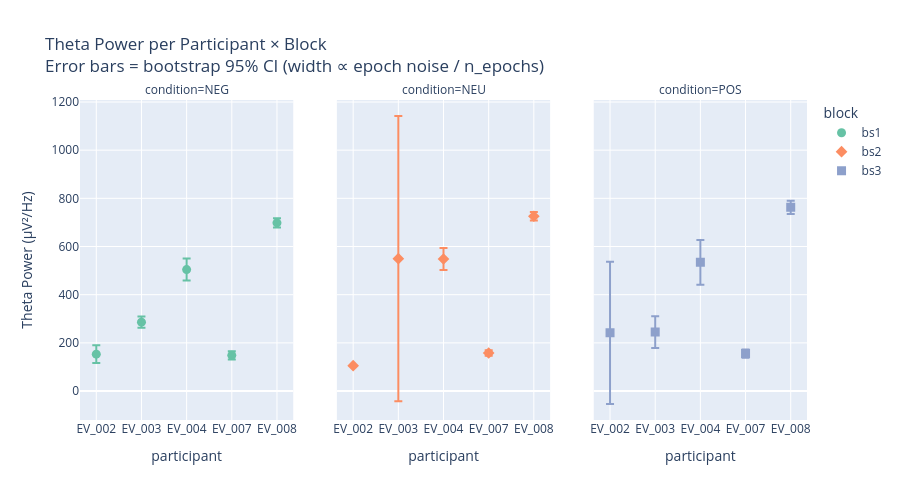

Here is the notebook cell this chart was saved with:
### Markdown cell above
### Finding — `y_var` is a Bootstrap CI half-width, not variance

The pipeline chain is:
1. **`psd_analyzer`** computes per-epoch PSDs → stores `y_var = SEM` across 30 s epochs
2. **`bootstrap_analyzer`** resamples those epoch means → **overwrites** `y_var` with the bootstrap CI half-width (`max(|CI_upper − mean|, |mean − CI_lower|)`)
3. **`concatenating_processor`** merges conditions → passes `y_var` through unchanged

So `theta_var` in `theta_flat` is the **bootstrap CI half-width**, not a variance, not an epoch std.
The actual per-epoch values exist as bootstrap input but are **not saved to disk**.

The `variance_check` cell above was comparing two unrelated things:
- `computed_var` = variance of the 3 block means (across bs1/bs2/bs3)
- `reported_var` = bootstrap CI half-width *within* one block

**What the scatter below does:**
Plots each block's mean theta with the correct bootstrap CI as error bars —
wide CI = many noisy 30 s epochs or very few epochs → unreliable mean.

### Code cell
# --- Theta mean + bootstrap CI per participant × block (condition) ---
# theta_var = bootstrap CI half-width (NOT epoch variance or epoch std).
# ci_lower / ci_upper are the actual 95% CI bounds from the bootstrap step.
# Wide CI = many noisy 30 s epochs or very few epochs → extreme theta means unreliable.

ci_rows = []
for pid in ALL_PIDS:
    plots_dir = BASE_ALL / pid / "plots"
    if not plots_dir.exists():
        continue
    for bs in ["bs1", "bs2", "bs3"]:
        f = plots_dir / f"{pid}_eeg_psd_epochs_{bs}_eeg_theta_bs.parquet"
        if not f.exists():
            continue
        df = pl.read_parquet(f)
        for row in df.iter_rows(named=True):
            ci_rows.append({
                "participant": pid,
                "block": bs,
                "condition": str(row.get("condition") or "?"),
                "theta": float((row.get("y_data") or [None])[0] or 0),
                "ci_half": float((row.get("y_var") or [None])[0] or 0),
                "ci_lo": float((row.get("ci_lower") or [None])[0] or 0),
                "ci_hi": float((row.get("ci_upper") or [None])[0] or 0),
            })

theta_ci = pl.DataFrame(ci_rows).with_columns(
    (pl.col("ci_hi") - pl.col("ci_lo")).alias("ci_width")
)

# Flag blocks where CI width > 2× median (unstable bootstrap = noisy/few epochs)
med_ci = theta_ci["ci_width"].median()
wide_ci = theta_ci.filter(pl.col("ci_width") > 2 * med_ci)
if wide_ci.height > 0:
    print(f"Wide-CI blocks (ci_width > 2× median={med_ci:.1f} µV²/Hz):")
    display(wide_ci.select(["participant", "block", "condition", "theta", "ci_width"]).sort("ci_width", descending=True))

fig = px.scatter(
    theta_ci.to_pandas(),
    x="participant", y="theta",
    error_y="ci_half",
    color="block",
    facet_col="condition",
    facet_col_spacing=0.06,
    symbol="block",
    hover_data=["block", "ci_lo", "ci_hi", "ci_width"],
    title="Theta Power per Participant × Block<br>Error bars = bootstrap 95% CI (width ∝ epoch noise / n_epochs)",
    labels={"theta": "Theta Power (µV²/Hz)", "ci_half": "Bootstrap CI half-width"},
    color_discrete_sequence=px.colors.qualitative.Set2,
    category_orders={"block": ["bs1", "bs2", "bs3"]},
)
fig.update_traces(marker_size=9, error_y_thickness=2)
fig.update_layout(height=500)
fig.show()

### Figure 1 — Plotly figure (JSON) as saved in the notebook; plotly's stock layout.template omitted (floating-point values rounded to 4 significant figures)
{"data": [{"customdata": [["bs1", 116.2, 173.1, 56.85], ["bs1", 262.3, 309.6, 47.23], ["bs1", 465.7, 549.8, 84.12], ["bs1", 130.7, 161.3, 30.56], ["bs1", 680.0, 717.4, 37.39]], "error_y": {"array": [36.82, 23.62, 45.68, 17.44, 19.01], "thickness": 2}, "hovertemplate": "block=%{customdata[0]}<br>condition=NEG<br>participant=%{x}<br>Theta Power (µV²/Hz)=%{y}<br>ci_lo=%{customdata[1]}<br>ci_hi=%{customdata[2]}<br>ci_width=%{customdata[3]}<extra></extra>", "legendgroup": "bs1", "marker": {"color": "rgb(102,194,165)", "size": 9, "symbol": "circle"}, "mode": "markers", "name": "bs1", "orientation": "v", "showlegend": true, "type": "scatter", "x": ["EV_002", "EV_003", "EV_004", "EV_007", "EV_008"], "xaxis": "x", "y": [153.0, 286.0, 504.2, 148.1, 698.4], "yaxis": "y"}, {"customdata": [["bs2", 104.5, 105.9, 1.333], ["bs2", 240.2, 1142.0, 901.7], ["bs2", 516.8, 594.1, 77.24], ["bs2", 150.0, 169.2, 19.21], ["bs2", 713.6, 743.4, 29.88]], "error_y": {"array": [0.6667, 592.4, 46.0, 11.45, 17.87], "thickness": 2}, "hovertemplate": "block=%{customdata[0]}<br>condition=NEU<br>participant=%{x}<br>Theta Power (µV²/Hz)=%{y}<br>ci_lo=%{customdata[1]}<br>ci_hi=%{customdata[2]}<br>ci_width=%{customdata[3]}<extra></extra>", "legendgroup": "bs2", "marker": {"color": "rgb(252,141,98)", "size": 9, "symbol": "diamond"}, "mode": "markers", "name": "bs2", "orientation": "v", "showlegend": true, "type": "scatter", "x": ["EV_002", "EV_003", "EV_004", "EV_007", "EV_008"], "xaxis": "x2", "y": [105.2, 549.4, 548.1, 157.8, 725.6], "yaxis": "y2"}, {"customdata": [["bs3", 91.09, 536.9, 445.8], ["bs3", 208.9, 310.2, 101.3], ["bs3", 441.4, 581.6, 140.2], ["bs3", 138.2, 165.3, 27.08], ["bs3", 735.4, 782.9, 47.48]], "error_y": {"array": [295.4, 65.57, 92.87, 17.09, 27.1], "thickness": 2}, "hovertemplate": "block=%{customdata[0]}<br>condition=POS<br>participant=%{x}<br>Theta Power (µV²/Hz)=%{y}<br>ci_lo=%{customdata[1]}<br>ci_hi=%{customdata[2]}<br>ci_width=%{customdata[3]}<extra></extra>", "legendgroup": "bs3", "marker": {"color": "rgb(141,160,203)", "size": 9, "symbol": "square"}, "mode": "markers", "name": "bs3", "orientation": "v", "showlegend": true, "type": "scatter", "x": ["EV_002", "EV_003", "EV_004", "EV_007", "EV_008"], "xaxis": "x3", "y": [241.5, 244.7, 534.2, 155.3, 762.5], "yaxis": "y3"}], "layout": {"annotations": [{"font": {}, "showarrow": false, "text": "condition=NEG", "x": 0.1467, "xanchor": "center", "xref": "paper", "y": 1, "yanchor": "bottom", "yref": "paper"}, {"font": {}, "showarrow": false, "text": "condition=NEU", "x": 0.5, "xanchor": "center", "xref": "paper", "y": 1, "yanchor": "bottom", "yref": "paper"}, {"font": {}, "showarrow": false, "text": "condition=POS", "x": 0.8533, "xanchor": "center", "xref": "paper", "y": 1, "yanchor": "bottom", "yref": "paper"}], "height": 500, "legend": {"title": {"text": "block"}, "tracegroupgap": 0}, "title": {"text": "Theta Power per Participant × Block<br>Error bars = bootstrap 95% CI (width ∝ epoch noise / n_epochs)"}, "xaxis": {"anchor": "y", "domain": [0, 0.2933], "title": {"text": "participant"}}, "xaxis2": {"anchor": "y2", "domain": [0.3533, 0.6467], "matches": "x", "title": {"text": "participant"}}, "xaxis3": {"anchor": "y3", "domain": [0.7067, 1], "matches": "x", "title": {"text": "participant"}}, "yaxis": {"anchor": "x", "domain": [0, 1], "title": {"text": "Theta Power (µV²/Hz)"}}, "yaxis2": {"anchor": "x2", "domain": [0, 1], "matches": "y", "showticklabels": false}, "yaxis3": {"anchor": "x3", "domain": [0, 1], "matches": "y", "showticklabels": false}}}
